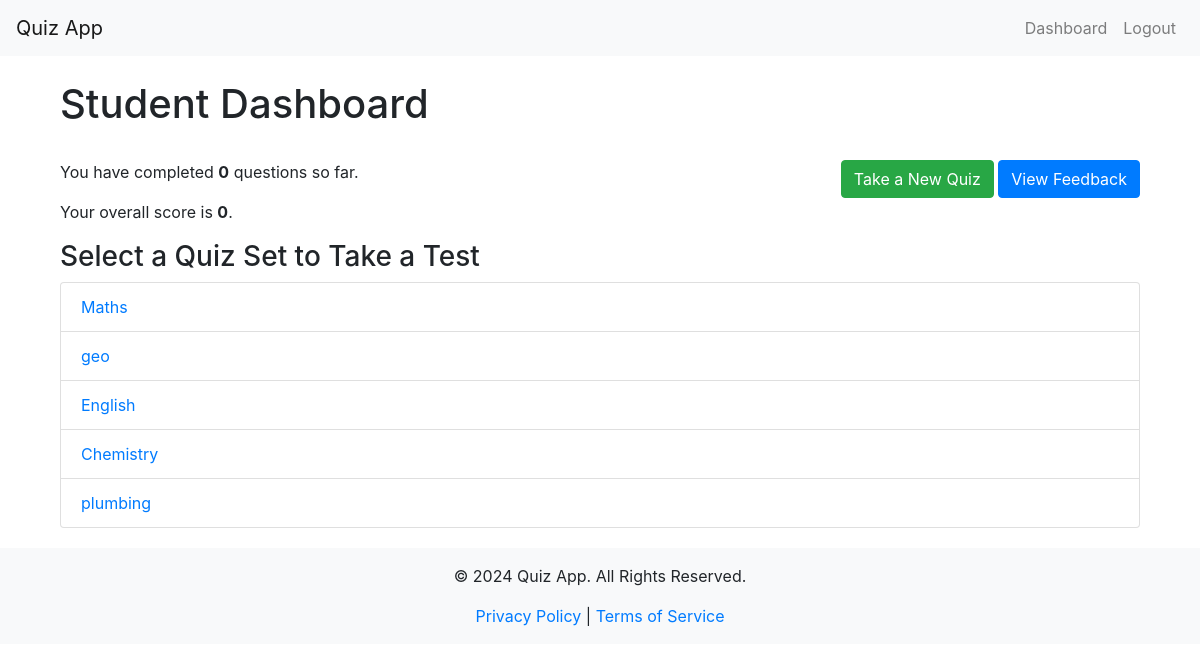
Page /student_dashboard (signed in) on the committed database.
### app/models.py (models this page shows)
class QuizSet(db.Model):
    id = db.Column(db.Integer, primary_key=True)
    title = db.Column(db.String(128), nullable=False)
    questions = db.relationship('Question', backref='quiz_set', lazy=True)
    quiz_results = db.relationship('QuizResult', backref='related_quiz_set', lazy=True)  # Renamed backref

### app/routes.py (the view)
@main_bp.route("/student_dashboard")
@login_required
def student_dashboard():
    user_results = QuizResult.query.filter_by(user_id=current_user.id).all()
    total_questions = sum(len(result.quiz_set.questions) for result in user_results)
    total_score = sum(result.score for result in user_results)
    quiz_sets = QuizSet.query.all()  # Get all quiz sets
    return render_template(
        'student_dashboard.html',
        total_questions=total_questions,
        total_score=total_score,
        results=user_results,
        quiz_sets=quiz_sets  # Pass quiz sets to template
    )

### app/__init__.py (called while the page is built)
@login_manager.user_loader
def load_user(user_id):
    from app.models import User
    return User.query.get(int(user_id))

### app/templates/student_dashboard.html
{% extends "layout.html" %}
{% block content %}
<div class="container">
    <h1 class="mt-4">Student Dashboard</h1>
    <div class="row">
        <div class="col-md-6">
            <p>You have completed <strong>{{ total_questions }}</strong> questions so far.</p>
            <p>Your overall score is <strong>{{ total_score }}</strong>.</p>
        </div>
        <div class="col-md-6 text-right">
            <a href="{{ url_for('main.available_tests') }}" class="btn btn-success mb-2">Take a New Quiz</a>
            <a href="{{ url_for('main.view_feedback') }}" class="btn btn-primary mb-2">View Feedback</a>
        </div>
    </div>
    <h3>Select a Quiz Set to Take a Test</h3>
    <ul class="list-group">
        {% for quiz_set in quiz_sets %}
        <li class="list-group-item">
            <a href="{{ url_for('main.quiz', quiz_id=quiz_set.id) }}">{{ quiz_set.title }}</a>
        </li>
        {% else %}
        <li class="list-group-item">No quiz sets available.</li>
        {% endfor %}
    </ul>
</div>
{% endblock %}

### app/templates/layout.html (style rules this page uses)
.row { margin-top: 2rem; }

### rows in the picture
QuizSet: title "Maths"
QuizSet: title "geo"
QuizSet: title "English"
QuizSet: title "Chemistry"
QuizSet: title "plumbing"

### other values in the picture
{{ total_questions }} "0"
{{ total_score }} "0"
